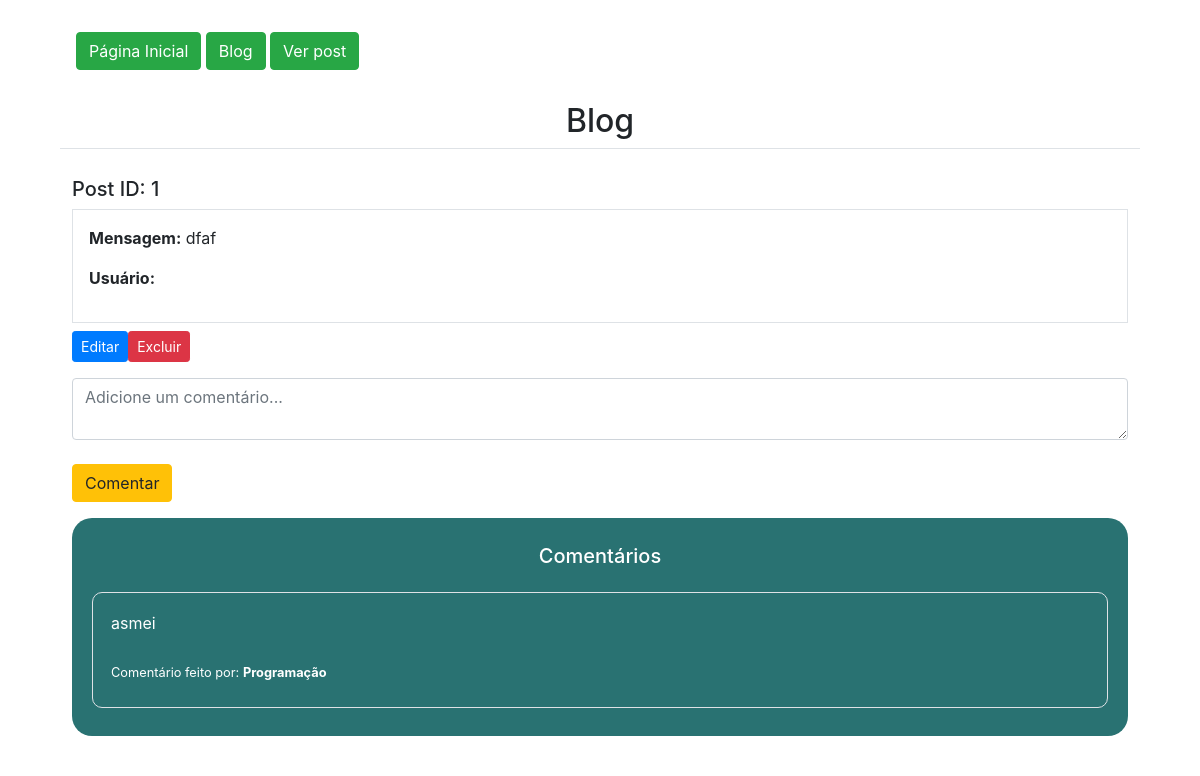
The page /post/lista/ on the database as committed earlier.
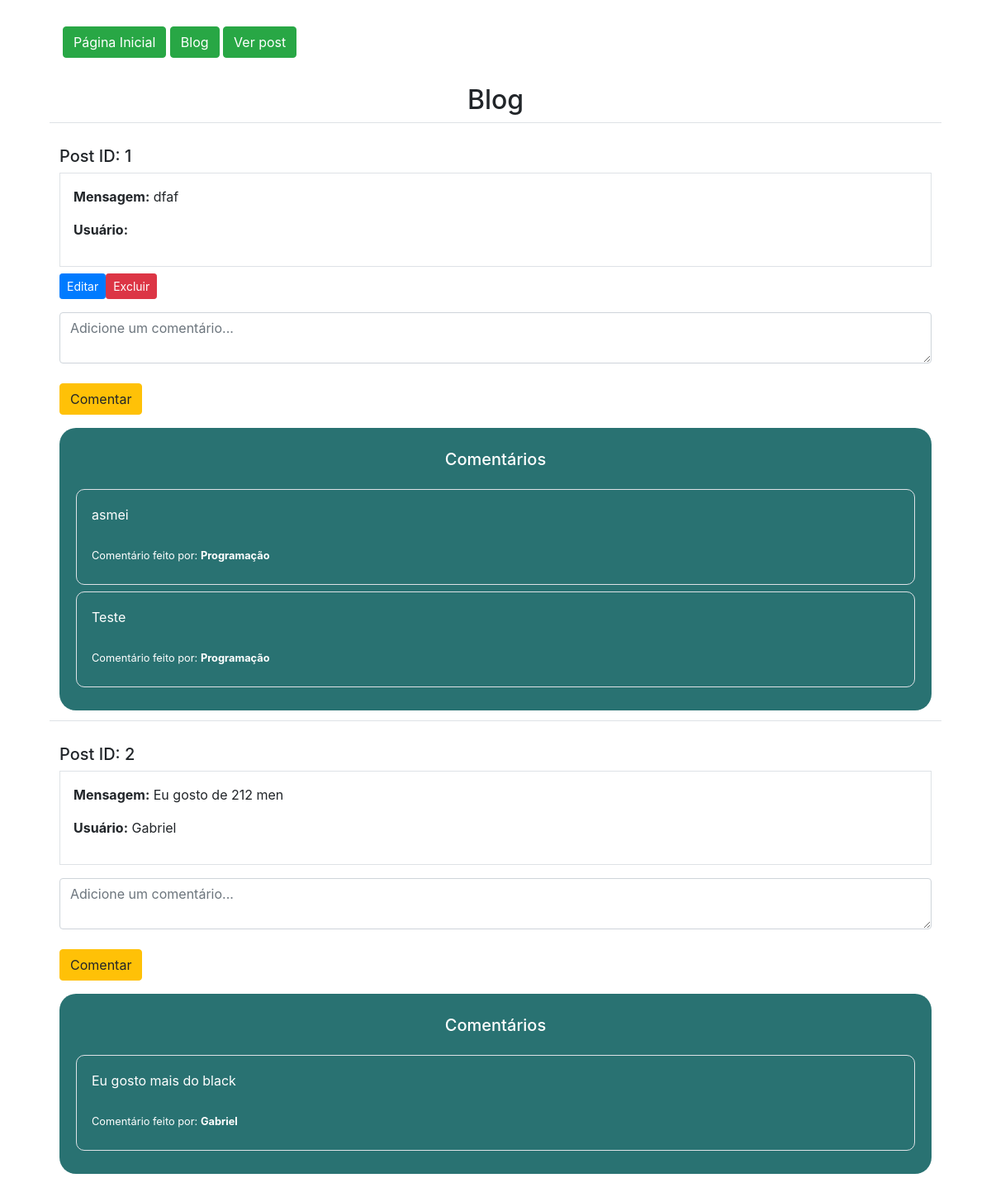
The same page on the database as committed later.
### app/models.py (models this page shows)
class Post(db.Model):
    id = db.Column(db.Integer, primary_key=True)
    mensagem = db.Column(db.String, nullable=True)
    user_id = db.Column(db.Integer, db.ForeignKey('user.id'), nullable=True)

class Comentario(db.Model):
    id = db.Column(db.Integer, primary_key=True)
    conteudo = db.Column(db.String, nullable=False)
    user_id = db.Column(db.Integer, db.ForeignKey('user.id'), nullable=False)
    post_id = db.Column(db.Integer, db.ForeignKey('post.id'), nullable=False)
    user = db.relationship('User', backref='comentarios')
    post = db.relationship('Post', backref='comentarios')

class User(db.Model, UserMixin):
    id = db.Column(db.Integer, primary_key=True)
    nome = db.Column(db.String, nullable=True)
    sobrenome = db.Column(db.String, nullable=True)
    email = db.Column(db.String, nullable=True)
    senha = db.Column(db.String, nullable=True)
    posts = db.relationship('Post', backref='user', lazy=True)

### app/views.py (the view)
@app.route('/post/lista/', methods=['GET', 'POST'])
def postLista():
    posts = Post.query.all()
    return render_template('post_lista.html', posts=posts)

### app/templates/post_lista.html (shortened to what this page needs)
{% extends 'base.html' %}
{% block content %}
    <div class="container">
        {% include 'nave.html' %}
        <div class="row mt-4">
            <h2 class="w-100 text-center">Blog</h2>
            <div class="col-12">
                <table class="table">
                    <tbody>
                        {% for linha in posts %}
                        <tr>
                            <td colspan="4">
                                <h5 class="mt-3">Post ID: {{ linha.id }}</h5>
                                <div class="d-flex flex-column border p-3 mb-2">
                                    <div class="d-flex flex-column">
                                        <p><strong>Mensagem:</strong> {{ linha.mensagem }}</p>
                                        <p><strong>Usuário:</strong> {{ linha.user.nome }}</p>
                                    </div>
                                </div>
                                <div class="actions d-flex">
                                    {% if linha.user.id == current_user.id %}
                                        <a href="{{ url_for('editar_post', post_id=linha.id) }}" class="btn btn-primary btn-sm mb-2" style="width: auto;">Editar</a>
                                        <form action="{{ url_for('excluir_post', post_id=linha.id) }}" method="POST" style="display:inline;">
                                            <button type="submit" class="btn btn-danger btn-sm" style="width: auto;">Excluir</button>
                                        </form>
                                    {% endif %}
                                </div>
                                <form action="{{ url_for('comentar_post', post_id=linha.id) }}" method="POST" class="mt-2">
                                    <div class="form-group">
                                        <textarea name="conteudo" class="form-control" placeholder="Adicione um comentário..." required></textarea>
                                    </div>
                                    <button type="submit" class="btn btn-warning mt-2 mb-3">Comentar</button>
                                </form>
                                <div style="background-color: #297272; padding: 10px 20px 20px 20px; color: white; border-radius: 20px;">
                                    <h5 class="w-100 text-center mt-3 mb-4">Comentários</h5>
                                    {% if linha.comentarios|length == 0 %}
                                        <p>Não existe nenhum comentário</p>
                                    {% else %}
                                        {% for comentario in linha.comentarios %}
                                            <div class="border p-2 mb-2" style="border-radius: 10px;">
                                                <p style="padding: 10px 10px 0px 10px;">
                                                    {{ comentario.conteudo }} <br><br>
                                                    <small>Comentário feito por: <strong>{{ comentario.user.nome }}</strong></small> <br>
                                                </p>
                                            </div>
                                        {% endfor %}
                                    {% endif %}
                                </div>
                            </td>
                        </tr>
                        {% endfor %}
                    </tbody>
                </table>
            </div>
        </div>
    </div>
{% endblock %}

### app/templates/base.html (shortened to what this page needs)
<!DOCTYPE html>
<html lang="en">
<head>
    <link href="https://stackpath.bootstrapcdn.com/bootstrap/4.5.2/css/bootstrap.min.css" rel="stylesheet">
</head>
<body>
    <div class="container mt-4">
        {% block content %}{% endblock %}
    </div>
</body>
</html>

### app/templates/nave.html
<nav class="navbar navbar-expand-lg">
    <div>
        <a class="btn btn-success" href="/">Página Inicial</a>
        <a class="btn btn-success" href="{{url_for('postNovo') }}">Blog</a>
        <a class="btn btn-success" href="{{ url_for('postLista') }}">Ver post</a>
    </div>
</nav>

Rows that differ between the two databases and show on the page:
added Comentario: conteudo "Teste", user.nome "Programação", shown under Post "dfaf"
added Post: id "2", mensagem "Eu gosto de 212 men", user.nome "Gabriel"
added Comentario: conteudo "Eu gosto mais do black", user.nome "Gabriel", shown under "2"
